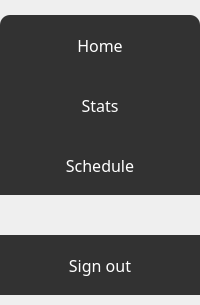
            <widget class="QWidget" name="menuPanel_widget" native="true">
             <property name="sizePolicy">
              <sizepolicy hsizetype="Preferred" vsizetype="Preferred">
               <horstretch>0</horstretch>
               <verstretch>0</verstretch>
              </sizepolicy>
             </property>
             <property name="minimumSize">
              <size>
               <width>200</width>
               <height>0</height>
              </size>
             </property>
             <property name="maximumSize">
              <size>
               <width>200</width>
               <height>16777215</height>
              </size>
             </property>
             <property name="layoutDirection">
              <enum>Qt::LeftToRight</enum>
             </property>
             <property name="styleSheet">
              <string notr="true">QWidget#menuPanel_widget{
	background-color: rgb(50, 50, 50);
	border-radius: 0px;
	border-top-right-radius: 20px;
	border-top-left-radius: 20px;
	margin-top: 15px;
}</string>
             </property>
             <layout class="QVBoxLayout" name="verticalLayout_8">
              <property name="spacing">
               <number>0</number>
              </property>
              <property name="sizeConstraint">
               <enum>QLayout::SetDefaultConstraint</enum>
              </property>
              <property name="leftMargin">
               <number>0</number>
              </property>
              <property name="topMargin">
               <number>15</number>
              </property>
              <property name="rightMargin">
               <number>0</number>
              </property>
              <property name="bottomMargin">
               <number>10</number>
              </property>
              <item>
               <widget class="QPushButton" name="temp_home_pushButton">
                <property name="enabled">
                 <bool>true</bool>
                </property>
                <property name="sizePolicy">
                 <sizepolicy hsizetype="Minimum" vsizetype="Fixed">
                  <horstretch>0</horstretch>
                  <verstretch>0</verstretch>
                 </sizepolicy>
                </property>
                <property name="minimumSize">
                 <size>
                  <width>0</width>
                  <height>60</height>
                 </size>
                </property>
                <property name="maximumSize">
                 <size>
                  <width>16777215</width>
                  <height>60</height>
                 </size>
                </property>
                <property name="sizeIncrement">
                 <size>
                  <width>0</width>
                  <height>0</height>
                 </size>
                </property>
                <property name="baseSize">
                 <size>
                  <width>0</width>
                  <height>0</height>
                 </size>
                </property>
                <property name="font">
                 <font>
                  <family>Poppins</family>
                  <pointsize>12</pointsize>
                 </font>
                </property>
                <property name="mouseTracking">
                 <bool>true</bool>
                </property>
                <property name="layoutDirection">
                 <enum>Qt::LeftToRight</enum>
                </property>
                <property name="styleSheet">
                 <string notr="true">QPushButton{
           /*outline*/
            outline: 0;
            /*outline-end*/
            /*border*/
            border: none;
            border-radius: 0px;
            border-top-left-radius: 10px;
            border-top-right-radius: 10px;
            border-bottom-right-radius: 0px;
            /*border-end*/
            /*background-color*/
            background-color:rgba(50, 50, 50, 255);
            /*background-color-end*/
            /*color*/
            color: rgb(255, 255, 255);
            /*color-end*/
            /*padding*/
            padding: 10px;
            /*padding-end*/
            /*margin*/
            margin: 0px;
            /*margin-end*/
            /*margin-right*/
            margin-right: 0px;
            /*margin-right-end*/
}</string>
                </property>
                <property name="text">
                 <string>Home</string>
                </property>
                <property name="icon">
                 <iconset>
                  <normaloff>resources/images/home_hovered_100px.png</normaloff>resources/images/home_hovered_100px.png</iconset>
                </property>
                <property name="iconSize">
                 <size>
                  <width>16</width>
                  <height>16</height>
                 </size>
                </property>
                <property name="checkable">
                 <bool>false</bool>
                </property>
                <property name="autoDefault">
                 <bool>false</bool>
                </property>
                <property name="default">
                 <bool>false</bool>
                </property>
                <property name="flat">
                 <bool>false</bool>
                </property>
               </widget>
              </item>
              <item>
               <widget class="QPushButton" name="temp_stats_pushButton">
                <property name="enabled">
                 <bool>true</bool>
                </property>
                <property name="sizePolicy">
                 <sizepolicy hsizetype="Minimum" vsizetype="Fixed">
                  <horstretch>0</horstretch>
                  <verstretch>0</verstretch>
                 </sizepolicy>
                </property>
                <property name="minimumSize">
                 <size>
                  <width>0</width>
                  <height>60</height>
                 </size>
                </property>
                <property name="maximumSize">
                 <size>
                  <width>16777215</width>
                  <height>60</height>
                 </size>
                </property>
                <property name="sizeIncrement">
                 <size>
                  <width>0</width>
                  <height>0</height>
                 </size>
                </property>
                <property name="baseSize">
                 <size>
                  <width>0</width>
                  <height>0</height>
                 </size>
                </property>
                <property name="font">
                 <font>
                  <family>Poppins</family>
                  <pointsize>12</pointsize>
                 </font>
                </property>
                <property name="mouseTracking">
                 <bool>true</bool>
                </property>
                <property name="layoutDirection">
                 <enum>Qt::LeftToRight</enum>
                </property>
                <property name="styleSheet">
                 <string notr="true">QPushButton{
           /*outline*/
            outline: 0;
            /*outline-end*/
            /*border*/
            border: none;
            border-radius: 0px;
            border-top-right-radius: 0px;
            border-bottom-right-radius: 0px;
            /*border-end*/
            /*background-color*/
            background-color:rgba(50, 50, 50, 255);
            /*background-color-end*/
            /*color*/
            color: rgb(255, 255, 255);
            /*color-end*/
            /*padding*/
            padding: 10px;
            /*padding-end*/
            /*margin*/
            margin: 0px;
            /*margin-end*/
            /*margin-right*/
            margin-right: 0px;
            /*margin-right-end*/
}</string>
                </property>
                <property name="text">
                 <string>Stats</string>
                </property>
                <property name="icon">
                 <iconset>
                  <normaloff>resources/images/combo_chart_filled_100px.png</normaloff>resources/images/combo_chart_filled_100px.png</iconset>
                </property>
                <property name="iconSize">
                 <size>
                  <width>16</width>
                  <height>16</height>
                 </size>
                </property>
                <property name="checkable">
                 <bool>false</bool>
                </property>
                <property name="autoDefault">
                 <bool>false</bool>
                </property>
                <property name="default">
                 <bool>false</bool>
                </property>
                <property name="flat">
                 <bool>false</bool>
                </property>
               </widget>
              </item>
              <item>
               <widget class="QPushButton" name="temp_schedule_pushButton">
                <property name="enabled">
                 <bool>true</bool>
                </property>
                <property name="sizePolicy">
                 <sizepolicy hsizetype="Minimum" vsizetype="Fixed">
                  <horstretch>0</horstretch>
                  <verstretch>0</verstretch>
                 </sizepolicy>
                </property>
                <property name="minimumSize">
                 <size>
                  <width>0</width>
                  <height>60</height>
                 </size>
                </property>
                <property name="maximumSize">
                 <size>
                  <width>16777215</width>
                  <height>60</height>
                 </size>
                </property>
                <property name="sizeIncrement">
                 <size>
                  <width>0</width>
                  <height>0</height>
                 </size>
                </property>
                <property name="baseSize">
                 <size>
                  <width>0</width>
                  <height>0</height>
                 </size>
                </property>
                <property name="font">
                 <font>
                  <family>Poppins</family>
                  <pointsize>12</pointsize>
                 </font>
                </property>
                <property name="mouseTracking">
                 <bool>true</bool>
                </property>
                <property name="layoutDirection">
                 <enum>Qt::LeftToRight</enum>
                </property>
                <property name="styleSheet">
                 <string notr="true">QPushButton{
            /*outline*/
            outline: 0;
            /*outline-end*/
            /*border*/
            border: none;
            border-radius: 0px;
            border-top-right-radius: 0px;
            border-bottom-right-radius: 0px;
            /*border-end*/
            /*background-color*/
            background-color:rgba(50, 50, 50, 255);
            /*background-color-end*/
            /*color*/
            color: rgb(255, 255, 255);
            /*color-end*/
            /*padding*/
            padding: 10px;
            /*padding-end*/
            /*margin*/
            margin: 0px;
            /*margin-end*/
            /*margin-right*/
            margin-right: 0px;
            /*margin-right-end*/
}</string>
                </property>
                <property name="text">
                 <string>Schedule</string>
                </property>
                <property name="icon">
                 <iconset>
                  <normaloff>resources/images/schedule_100px.png</normaloff>resources/images/schedule_100px.png</iconset>
                </property>
                <property name="iconSize">
                 <size>
                  <width>16</width>
                  <height>16</height>
                 </size>
                </property>
                <property name="checkable">
                 <bool>false</bool>
                </property>
                <property name="autoDefault">
                 <bool>false</bool>
                </property>
                <property name="default">
                 <bool>false</bool>
                </property>
                <property name="flat">
                 <bool>false</bool>
                </property>
               </widget>
              </item>
              <item>
               <spacer name="verticalSpacer_7">
                <property name="orientation">
                 <enum>Qt::Vertical</enum>
                </property>
                <property name="sizeHint" stdset="0">
                 <size>
                  <width>20</width>
                  <height>40</height>
                 </size>
                </property>
               </spacer>
              </item>
              <item>
               <widget class="QPushButton" name="temp_menuSignOut_pushButton">
                <property name="enabled">
                 <bool>true</bool>
                </property>
                <property name="sizePolicy">
                 <sizepolicy hsizetype="Minimum" vsizetype="Fixed">
                  <horstretch>0</horstretch>
                  <verstretch>0</verstretch>
                 </sizepolicy>
                </property>
                <property name="minimumSize">
                 <size>
                  <width>0</width>
                  <height>60</height>
                 </size>
                </property>
                <property name="maximumSize">
                 <size>
                  <width>16777215</width>
                  <height>60</height>
                 </size>
                </property>
                <property name="sizeIncrement">
                 <size>
                  <width>0</width>
                  <height>0</height>
                 </size>
                </property>
                <property name="baseSize">
                 <size>
                  <width>0</width>
                  <height>0</height>
                 </size>
                </property>
                <property name="font">
                 <font>
                  <family>Poppins</family>
                  <pointsize>12</pointsize>
                 </font>
                </property>
                <property name="mouseTracking">
                 <bool>true</bool>
                </property>
                <property name="layoutDirection">
                 <enum>Qt::LeftToRight</enum>
                </property>
                <property name="styleSheet">
                 <string notr="true">QPushButton{
            /*outline*/
            outline: 0;
            /*outline-end*/
            /*border*/
            border: none;
            border-radius: 0px;
            border-top-right-radius: 0px;
            border-bottom-right-radius: 0px;
            /*border-end*/
            /*background-color*/
            background-color:rgba(50, 50, 50, 255);
            /*background-color-end*/
            /*color*/
            color: rgb(255, 255, 255);
            /*color-end*/
            /*padding*/
            padding: 10px;
            /*padding-end*/
            /*margin*/
            margin: 0px;
            /*margin-end*/
            /*margin-right*/
            margin-right: 0px;
            /*margin-right-end*/
}</string>
                </property>
                <property name="text">
                 <string>Sign out</string>
                </property>
                <property name="icon">
                 <iconset>
                  <normaloff>resources/images/icons8-logout-100.png</normaloff>resources/images/icons8-logout-100.png</iconset>
                </property>
                <property name="iconSize">
                 <size>
                  <width>16</width>
                  <height>16</height>
                 </size>
                </property>
                <property name="checkable">
                 <bool>false</bool>
                </property>
                <property name="autoDefault">
                 <bool>false</bool>
                </property>
                <property name="default">
                 <bool>false</bool>
                </property>
                <property name="flat">
                 <bool>false</bool>
                </property>
               </widget>
              </item>
             </layout>
            </widget>
